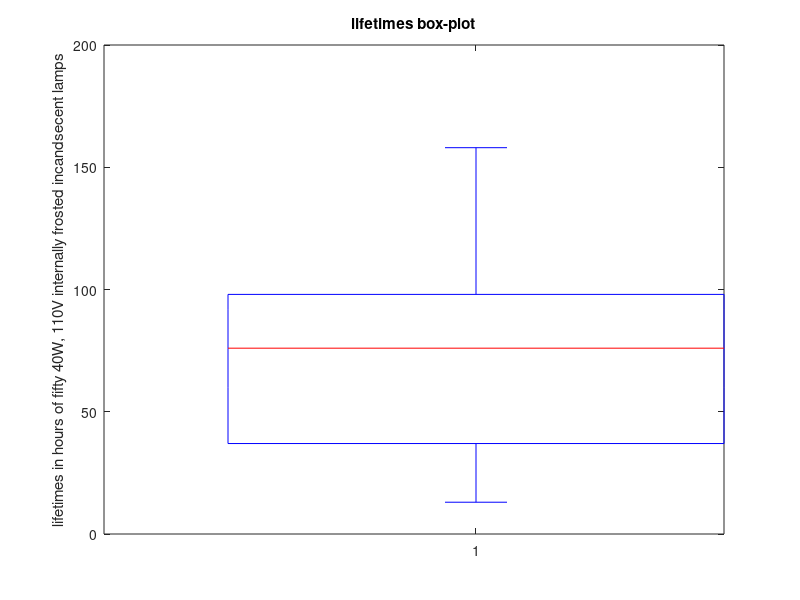

Recreate this plot in MATLAB.
A = [22, 18, 135, 83, 55, 28, 70, 66, 74,40, 98, 87, 50, 96, 118, 15, 90, 78,121, 106, 13, 89, 103, 24, 132, 115, 21,158, 74, 78, 69, 22, 47, 28, 83, 98 ];
boxplot(A);
ylabel('lifetimes in hours of fifty 40W, 110V internally frosted incandsecent lamps');
title('lifetimes box-plot');